Frame 1 (no input): blank canvas, image omitted
Frame 60 (no input): blank canvas, image omitted
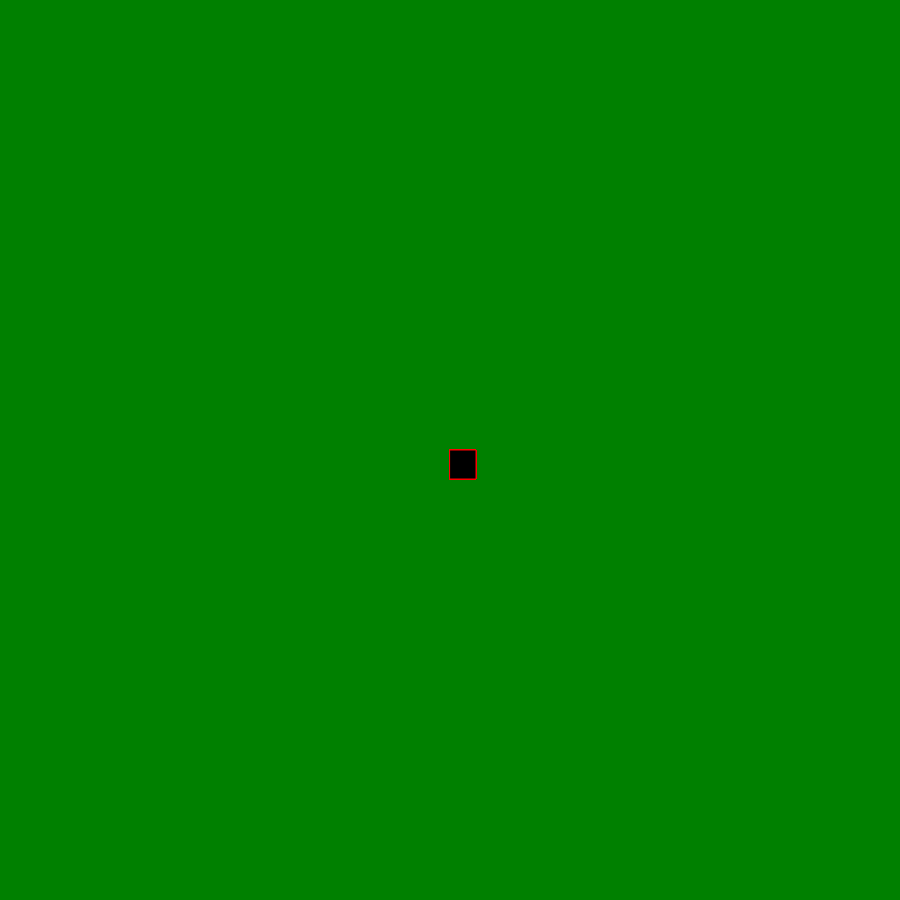
Frame 120 (the mouse pressed at the canvas centre since frame 60)

The p5.js sketch whose frames 1 and 60 were blank and that drew this single picture after the mouse press (run headless with seeded random() and noise() and a simulated clock; from frame 60 on, the mouse is pressed at the canvas centre):

// p5.js sketch
// ── sketch.js
function setup() {
    createCanvas(900, 900);
    background("green");
    
  }
  
  function draw() {
    
    
    stroke("red");
    fill ("black");
    
    if(mouseIsPressed){
      rect(mouseX, mouseY, 26, 29);
    }
  }
